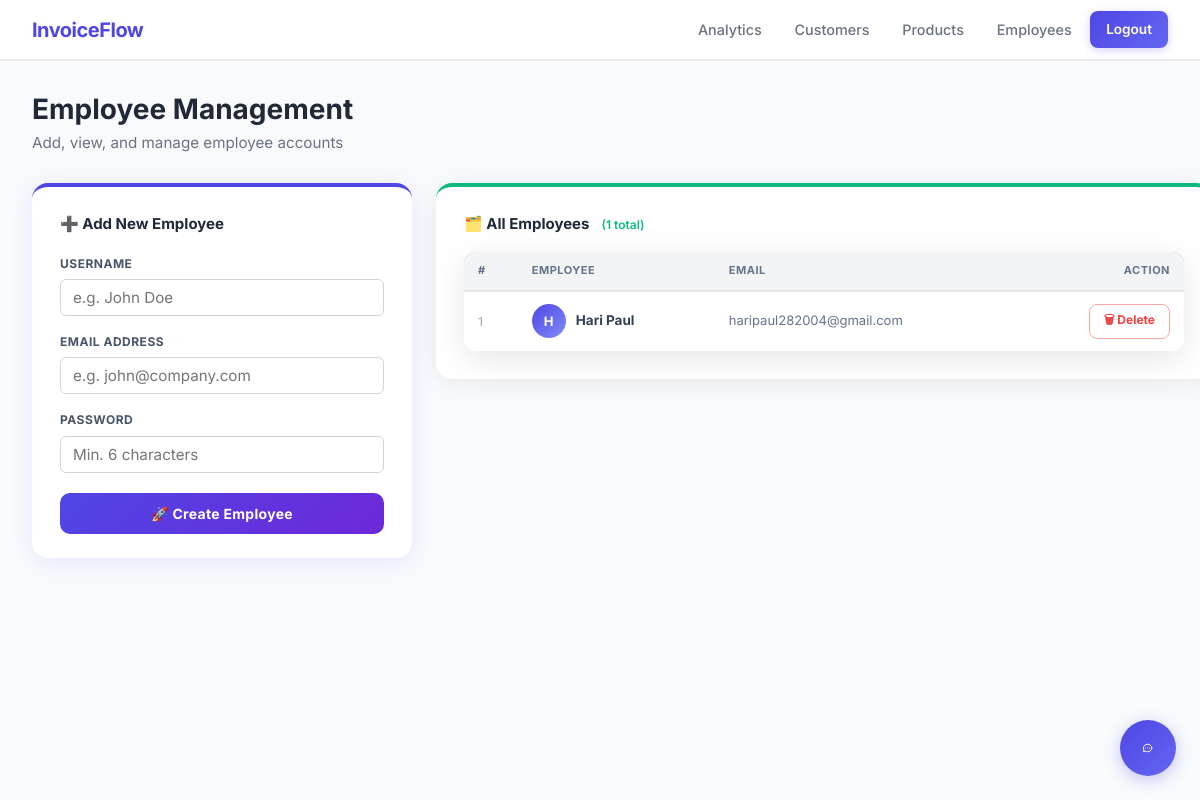
Page /admin/employees (signed in) on the committed database.
### tables this page shows
CREATE TABLE users (
            id INTEGER PRIMARY KEY AUTOINCREMENT,
            username TEXT NOT NULL,
            email TEXT NOT NULL UNIQUE,
            password TEXT NOT NULL,
            role TEXT NOT NULL DEFAULT 'user'
        );

### admin_routes.py (the view, shortened to what this page needs)
@admin_bp.route('/admin/employees', methods=['GET', 'POST'])
@app.require_role('admin')
def admin_employees():
    conn = app.get_db_connection()
    employees = conn.execute(
        "SELECT id, username, email FROM users WHERE role = 'user' ORDER BY id DESC"
    ).fetchall()
    conn.close()
    return render_template('admin/employees.html', employees=employees)

### app.py (called while the page is built, shortened)
def get_db_connection():
    connection = sqlite3.connect(DATABASE)
    connection.row_factory = sqlite3.Row
    return connection

def require_role(*roles):
    def decorator(f):
        @wraps(f)
        def decorated_function(*args, **kwargs):
            user_role = session.get('role')
            return f(*args, **kwargs)
        return decorated_function
    return decorator

### templates/admin/employees.html (shortened to what this page needs)
{% extends "base.html" %}
{% block content %}
<div class="dashboard-header">
    <h1>Employee Management</h1>
    <p>Add, view, and manage employee accounts</p>
</div>
<div class="emp-section">
    <div class="emp-grid">
        <div class="emp-form-card">
            <h3>➕ Add New Employee</h3>
            <form id="addEmployeeForm"
                  action="{{ url_for('admin.admin_employees') }}"
                  method="POST" novalidate>
                <div class="emp-field">
                    <label for="emp_username">Username</label>
                    <input type="text" id="emp_username" name="username"
                           placeholder="e.g. John Doe"
                           required autocomplete="off">
                </div>
                <div class="emp-field">
                    <label for="emp_email">Email Address</label>
                    <input type="email" id="emp_email" name="email"
                           placeholder="e.g. john@company.com"
                           required autocomplete="off">
                </div>
                <div class="emp-field">
                    <label for="emp_password">Password</label>
                    <input type="password" id="emp_password" name="password"
                           placeholder="Min. 6 characters" required>
                </div>
                <button type="submit" class="btn-create-emp" id="createEmployeeBtn">
                    🚀 Create Employee
                </button>
            </form>
        </div>
        <div class="emp-list-card">
            <h3>🗂️ All Employees
                <span style="font-size:12px;font-weight:600;color:#10b981;margin-left:4px;">
                    ({{ employees | length }} total)
                </span>
            </h3>
            {% if employees %}
            <table class="emp-table">
                <thead>
                    <tr>
                        <th>#</th>
                        <th>Employee</th>
                        <th>Email</th>
                        <th style="text-align:right;">Action</th>
                    </tr>
                </thead>
                <tbody>
                    {% for emp in employees %}
                    <tr>
                        <td style="color:#94a3b8;font-size:12px;">{{ loop.index }}</td>
                        <td>
                            <div class="emp-name-cell">
                                <span class="emp-avatar">{{ emp.username[0]|upper }}</span>
                                <strong>{{ emp.username }}</strong>
                            </div>
                        </td>
                        <td>
                            <span class="emp-email-text">{{ emp.email }}</span>
                        </td>
                        <td style="text-align:right;">
                            <form action="{{ url_for('admin.admin_delete_employee', employee_id=emp.id) }}"
                                  method="POST"
                                  onsubmit="return confirm('Delete employee {{ emp.username }}? This cannot be undone.');">
                                <button type="submit"
                                        class="btn-del-emp"
                                        id="delEmp_{{ emp.id }}">🗑 Delete</button>
                            </form>
                        </td>
                    </tr>
                    {% endfor %}
                </tbody>
            </table>
            {% else %}
            <div class="emp-empty">
                <span class="emp-empty-icon">👤</span>
                No employees yet. Create one using the form.
            </div>
            {% endif %}
        </div>
    </div>
</div>
{% endblock %}

### static/style.css (style rules this page uses)
:root { --bg-primary: #f8fafc; --bg-secondary: #ffffff; --primary-color: #4f46e5; --primary-hover: #4338ca; --secondary-color: #6366f1; --text-primary: #1f2937; --text-secondary: #6b7280; --text-light: #9ca3af; --border-color: #e5e7eb; --border-light: #f3f4f6; --success-color: #10b981; --danger-color: #ef4444; --warning-color: #f59e0b; --card-shadow: 0 2px 8px rgba(0,0,0,0.08); --card-shadow-hover: 0 4px 16px rgba(0, 0, 0, 0.12); --radius: 10px; }
* { box-sizing: border-box; margin: 0; padding: 0; }
html { scroll-behavior: smooth; }
body { font-family: 'Inter', -apple-system, BlinkMacSystemFont, 'Segoe UI', sans-serif; background-color: var(--bg-primary); color: var(--text-primary); min-height: 100vh; line-height: 1.6; -webkit-font-smoothing: antialiased; }
.button, button, input[type="submit"] { padding: 0.65rem 1.4rem; border: none; border-radius: 8px; font-size: 0.95rem; font-family: inherit; font-weight: 600; cursor: pointer; transition: all 0.18s ease; text-decoration: none; display: inline-flex; align-items: center; justify-content: center; gap: 0.5rem; white-space: nowrap; }
.dashboard-header { margin-bottom: 1.75rem; }
.dashboard-header h1 { font-size: 1.75rem; font-weight: 700; color: var(--text-primary); margin-bottom: 0.25rem; }
.dashboard-header p { color: var(--text-secondary); font-size: 0.95rem; }
table { width: 100%; border-collapse: collapse; text-align: left; }
thead { background-color: var(--bg-primary); border-bottom: 2px solid var(--border-color); }
th { padding: 1rem 1.5rem; font-weight: 600; color: var(--text-primary); font-size: 0.9rem; text-transform: uppercase; letter-spacing: 0.5px; }
td { padding: 1rem 1.5rem; border-bottom: 1px solid var(--border-light); color: var(--text-secondary); }
tbody tr { transition: background-color 0.2s ease; }
tbody tr:last-child td { border-bottom: none; }
table { width: 100%; border-collapse: collapse; min-width: 720px; border-radius: 12px; overflow: hidden; box-shadow: 0 8px 32px rgba(0, 0, 0, 0.1); }
thead { background: linear-gradient(135deg, #667eea 0%, #764ba2 100%); color: white; }
th, td { padding: 16px 14px; text-align: left; border-bottom: 1px solid rgba(255, 255, 255, 0.1); color: #334155; }
th { font-size: 0.95rem; letter-spacing: 0.01em; font-weight: 600; }
tbody tr:nth-child(odd) { background: rgba(255, 255, 255, 0.02); }
input:not([type="submit"]):not([type="button"]):not([type="checkbox"]):not([type="radio"]), select, textarea { font-family: 'Inter', -apple-system, sans-serif; transition: border-color 0.15s ease, box-shadow 0.15s ease; }
h1, h2, h3, h4 { font-family: 'Inter', -apple-system, sans-serif; font-weight: 700; line-height: 1.25; color: var(--text-primary); }
* { font-family: 'Inter', -apple-system, BlinkMacSystemFont, 'Segoe UI', sans-serif; }
h1, h2 { margin-bottom: 10px; font-weight: 700; color: var(--text-primary); }
table { width: 100%; border-collapse: collapse; }
th { text-align: left; padding: 12px 16px; background: #f3f4f6; font-weight: 600; color: var(--text-primary); border-bottom: 1px solid var(--border-color); }
td { padding: 12px 16px; border-bottom: 1px solid #e5e7eb; color: var(--text-secondary); }
input:not([type="submit"]):not([type="button"]):not([type="checkbox"]):not([type="radio"]), select { padding: 8px 12px; border: 1px solid #d1d5db; border-radius: 6px; width: 100%; font-size: 0.95rem; color: var(--text-primary); background-color: #ffffff; box-sizing: border-box; transition: border-color 0.15s ease, box-shadow 0.15s ease; }

### rows in the picture
users: username "H", username "Hari Paul", email "haripaul282004@gmail.com"

### other values in the picture
{{ employees | length }} "1"
